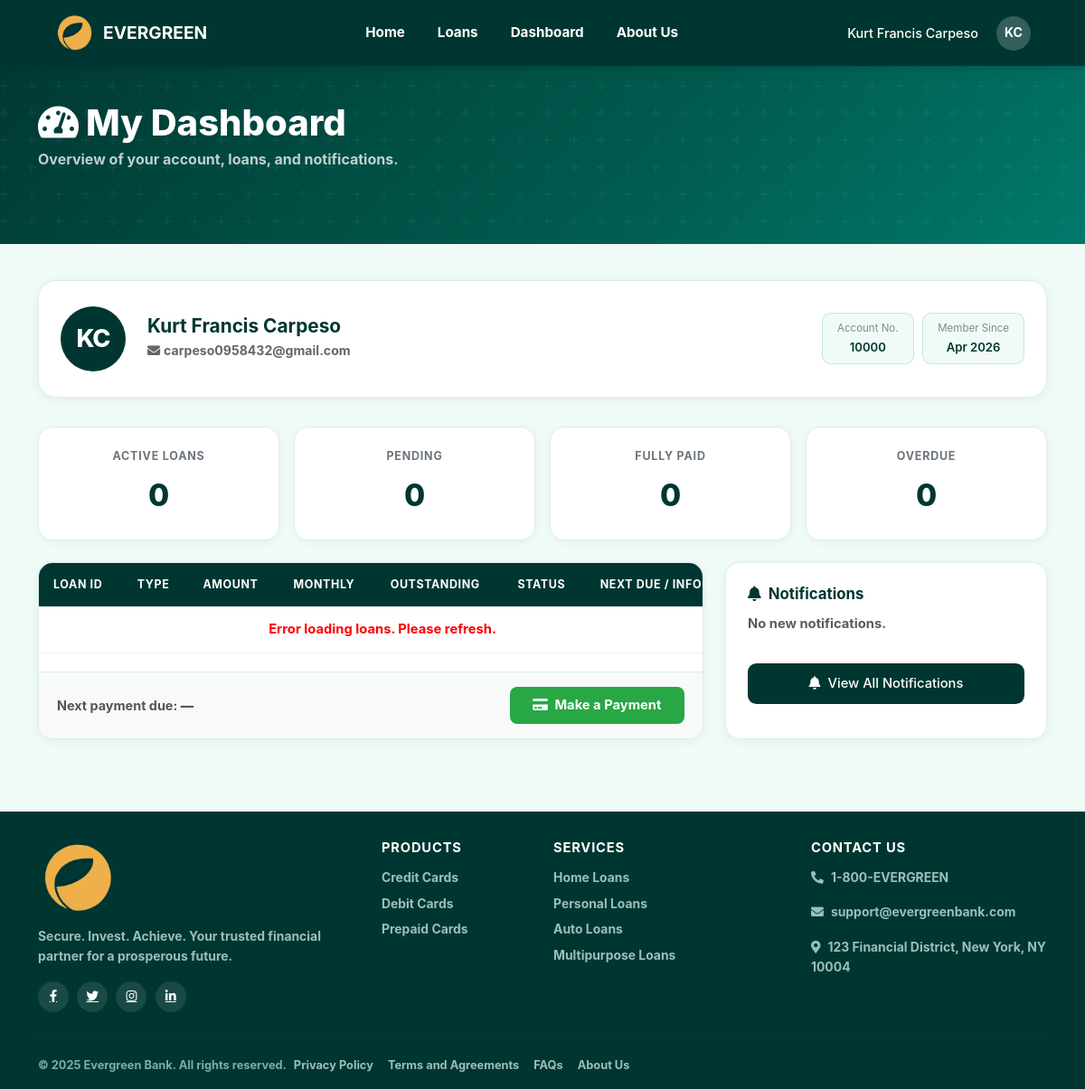
The page /LoanSubsystem/Loan/Dashboard.php (signed in) on the database its author committed.
### tables this page shows
CREATE TABLE `users` (
  `id` int(11) NOT NULL,
  `full_name` varchar(100) DEFAULT NULL,
  `user_email` varchar(255) NOT NULL,
  `password_hash` varchar(255) NOT NULL,
  `role` enum('Admin','User') DEFAULT 'User',
  `account_number` varchar(20) DEFAULT NULL,
  `contact_number` varchar(20) DEFAULT NULL,
  `created_at` timestamp NOT NULL DEFAULT current_timestamp()
);

### LoanSubsystem/Loan/Dashboard.php (the view, shortened to what this page needs)
<?php
$host   = "localhost";
$dbuser = "root";
$dbpass = "";
$dbname = "loandb";
try {
    $pdo = new PDO(
        "mysql:host=$host;dbname=$dbname;charset=utf8mb4",
        $dbuser, $dbpass,
        [PDO::ATTR_ERRMODE => PDO::ERRMODE_EXCEPTION]
    );
} catch (PDOException $e) {
    die("Database connection failed. Please contact admin.");
}
$currentUser = null;
try {
    $stmt = $pdo->prepare(
        "SELECT full_name, user_email, contact_number, account_number
         FROM users WHERE user_email = ? LIMIT 1"
    );
    $stmt->execute([$_SESSION['user_email']]);
    $currentUser = $stmt->fetch(PDO::FETCH_ASSOC);
} catch (PDOException $e) {}
$_SCHEME      = (!empty($_SERVER['HTTP_X_FORWARDED_PROTO']) ? $_SERVER['HTTP_X_FORWARDED_PROTO'] : (isset($_SERVER['HTTPS']) && $_SERVER['HTTPS'] === 'on' ? 'https' : 'http'));
$_HOST        = $_SERVER['HTTP_HOST'];
$_BASE_URL    = $_SCHEME . '://' . $_HOST . '/Evergreen-loan-main/LoanSubsystem';
$_PAYMENT_URL = $_BASE_URL . '/Payment/Payment.php';
$profileUser = $currentUser;
?>
<!DOCTYPE html>
<html lang="en">
<head>
  <link href="https://cdn.jsdelivr.net/npm/bootstrap@5.3.3/dist/css/bootstrap.min.css" rel="stylesheet">
  <link rel="stylesheet" href="https://cdnjs.cloudflare.com/ajax/libs/font-awesome/5.15.4/css/all.min.css">
  <link rel="stylesheet" href="style.css">
</head>
<body>
<?php include 'header.php'; ?>
<div class="dash-hero">
  <div class="container">
    <h1><i class="fas fa-tachometer-alt me-2"></i>My Dashboard</h1>
    <p>Overview of your account, loans, and notifications.</p>
  </div>
</div>
<div class="dashboard-wrap">
  <div class="container">
    <div class="profile-card">
      <div class="profile-avatar-lg" id="profileAvatarLg">
        <?php
          $initials = 'U';
          $fullName = $profileUser['full_name'] ?? ($_SESSION['user_name'] ?? 'User');
          if (!empty($fullName)) {
              $parts    = explode(' ', trim($fullName));
              $first    = strtoupper($parts[0][0] ?? 'U');
              $last     = strtoupper(end($parts)[0] ?? '');
              $initials = $first . $last;
          }
          echo htmlspecialchars($initials);
        ?>
      </div>
      <div class="profile-info">
        <h2><?= htmlspecialchars($profileUser['full_name'] ?? $_SESSION['user_name'] ?? 'User') ?></h2>
        <p><i class="fas fa-envelope me-1"></i><?= htmlspecialchars($profileUser['user_email'] ?? $_SESSION['user_email'] ?? '') ?></p>
      </div>
      <div class="profile-badges">
        <?php if (!empty($profileUser['account_number'])): ?>
          <div class="profile-badge"><span>Account No.</span><?= htmlspecialchars($profileUser['account_number']) ?></div>
        <?php endif; ?>
        <div class="profile-badge">
          <span>Member Since</span>
          <?= !empty($profileUser['created_at']) ? date('M Y', strtotime($profileUser['created_at'])) : date('M Y') ?>
        </div>
      </div>
    </div>
    <div class="row g-3 mb-4">
      <div class="col-3">
        <div class="stat-card">
          <p class="stat-label">Active Loans</p>
          <p class="stat-value" id="activeLoansCount">0</p>
        </div>
      </div>
      <div class="col-3">
        <div class="stat-card">
          <p class="stat-label">Pending</p>
          <p class="stat-value" id="pendingLoansCount">0</p>
        </div>
      </div>
      <div class="col-3">
        <div class="stat-card" id="statClosedCard">
          <p class="stat-label">Fully Paid</p>
          <p class="stat-value" id="closedLoansCount">0</p>
        </div>
      </div>
      <div class="col-3">
        <div class="stat-card" id="statOverdueCard">
          <p class="stat-label">Overdue</p>
          <p class="stat-value" id="overdueLoansCount">0</p>
        </div>
      </div>
    </div>
    <div class="row g-4">
      <div class="col-lg-8">
        <div class="loan-table-wrapper">
          <div class="table-scroll-wrap">
            <table class="table table-hover mb-0" id="loanTable">
              <thead>
                <tr id="loanTableHead">
                  <th>Loan ID</th>
                  <th>Type</th>
                  <th>Amount</th>
                  <th>Monthly</th>
                  <th>Outstanding</th>
                  <th>Status</th>
                  <th>Next Due / Info</th>
                </tr>
              </thead>
              <tbody id="loanTableBody">
              </tbody>
            </table>
          </div>
          <div class="loan-footer">
            <p>Next payment due: <strong id="nextPaymentDate">—</strong></p>
            <a href="<?= htmlspecialchars($_PAYMENT_URL) ?>" class="btn-payment">
              <i class="fas fa-credit-card me-1"></i> Make a Payment
            </a>
          </div>
        </div>
      </div>
      <div class="col-lg-4">
        <div class="notifications-panel">
          <h2><i class="fas fa-bell me-2"></i>Notifications</h2>
          <p id="notificationMessage" class="text-muted" style="font-size:.92rem;">No new notifications.</p>
          <button class="notification-btn" id="viewNotificationsBtn" onclick="openNotificationModal()">
            <i class="fas fa-bell me-2"></i>View All Notifications
          </button>
        </div>
      </div>
    </div>
  </div>
</div>
<footer>
  <div class="container">
    <div class="row g-4 mb-4">
      <div class="col-lg-4 col-md-6">
        <img src="pictures/logo.png" alt="Evergreen Bank" class="footer-logo">
        <p class="footer-tagline">Secure. Invest. Achieve. Your trusted financial partner for a prosperous future.</p>
        <div class="social-links mt-3">
          <a href="#"><i class="fab fa-facebook-f"></i></a>
          <a href="#"><i class="fab fa-twitter"></i></a>
          <a href="#"><i class="fab fa-instagram"></i></a>
          <a href="#"><i class="fab fa-linkedin-in"></i></a>
        </div>
      </div>
      <div class="col-lg-2 col-md-6 footer-col">
        <h3>Products</h3>
        <a href="#">Credit Cards</a>
        <a href="#">Debit Cards</a>
        <a href="#">Prepaid Cards</a>
      </div>
      <div class="col-lg-3 col-md-6 footer-col">
        <h3>Services</h3>
        <a href="#">Home Loans</a>
        <a href="#">Personal Loans</a>
        <a href="#">Auto Loans</a>
        <a href="#">Multipurpose Loans</a>
      </div>
      <div class="col-lg-3 col-md-6 footer-col">
        <h3>Contact Us</h3>
        <p style="font-size:.87rem; color:#9abfba;"><i class="fas fa-phone-alt me-2"></i>1-800-EVERGREEN</p>
        <p style="font-size:.87rem; color:#9abfba;"><i class="fas fa-envelope me-2"></i>support@evergreenbank.com</p>
        <p style="font-size:.87rem; color:#9abfba;"><i class="fas fa-map-marker-alt me-2"></i>123 Financial District, New York, NY 10004</p>
      </div>
    </div>
    <hr class="footer-divider">
    <div class="d-flex flex-wrap justify-content: space-between; align-items-center footer-bottom gap-2">
      <p class="mb-0">&copy; 2025 Evergreen Bank. All rights reserved.</p>
      <div class="d-flex flex-wrap gap-3">
        <a href="Privacy.php">Privacy Policy</a>
        <a href="Terms.php">Terms and Agreements</a>
        <a href="FAQs.php">FAQs</a>
        <a href="AboutUs.php">About Us</a>
      </div>
    </div>
  </div>
</footer>
</body>
</html>

### LoanSubsystem/Loan/style.css (style rules this page uses)
html { scroll-behavior: smooth; }
:root { --primary-color: #003631; --secondary-color: #FAF7EF; --accent-color: #f4b244; --text-dark: #1a3a30; --text-light: #ffffff; }
* { margin: 0; padding: 0; box-sizing: border-box; font-family: 'Inter', sans-serif; }
body { font-family: 'Inter', sans-serif; font-size: 12px; font-weight: bold; line-height: 1.6; color: var(--text-dark); margin: 0; height: 100vh; background: linear-gradient( to bottom, var(--primary-color) 0%, var(--primary-color) 50%, var(--secondary-color) 50%, var(--secondary-color) 100% ); }
* { box-sizing: border-box; }
table { width: 100%; border-collapse: collapse; text-align: left; }
th, td { padding: 10px; border-bottom: 1px solid #ddd; }
th { color: #555; font-size: 0.9rem; }
.loan-footer { display: flex; flex-direction: column; align-items: flex-start; gap: 10px; margin-top: 20px; }
@media (min-width: 480px) { .loan-footer { flex-direction: row; justify-content: space-between; align-items: center; } }
.loan-footer p { color: #444; }
footer { background-color: #064e3b; color: white; padding: 30px 0 10px; width: 100%; }
.footer-col h3 { font-size: 1rem; font-weight: bold; margin-bottom: 15px; color: white; }
.footer-col a { color: #ccc; text-decoration: none; font-size: 0.8rem; transition: color 0.2s; }
.social-links a { color: white; font-size: 1rem; margin-right: 15px; }

### LoanSubsystem/Loan/header.php (style rules this page uses)
*, *::before, *::after { margin: 0; padding: 0; box-sizing: border-box; }
body { font-family: 'Segoe UI', Tahoma, Geneva, Verdana, sans-serif; overflow-x: hidden; }

### rows shown on the page
users: full_name "KC", full_name "Kurt Francis Carpeso", user_email "carpeso0958432@gmail.com", account_number "10000"

### other values the page prints
$displayName "Kurt Francis Carpeso"
$userInitials "KC"
